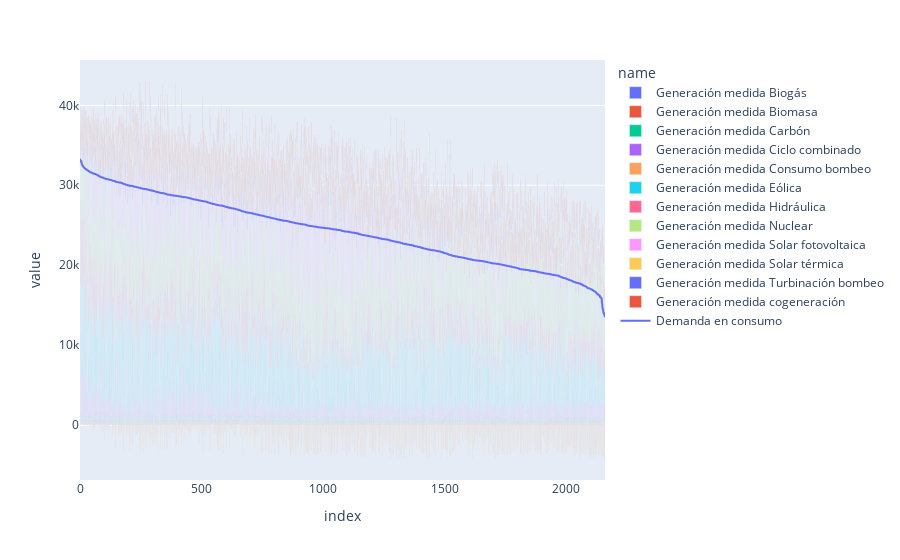

The notebook cell this image was saved under:
### Code cell
fig=px.bar(generacion_df)
fig.add_traces(list(px.line(demanda_df).select_traces()))
fig.show()

### Figure 1 — Plotly figure (JSON) as saved in the notebook; plotly's stock layout.template omitted (floating-point values rounded to 4 significant figures; data arrays with more than 128 entries replaced by an {"elided": "..."} marker saying what was removed)
{"data": [{"alignmentgroup": "True", "hovertemplate": "name=Generación medida Biogás<br>index=%{x}<br>value=%{y}<extra></extra>", "legendgroup": "Generación medida Biogás", "marker": {"color": "#636efa", "pattern": {"shape": ""}}, "name": "Generación medida Biogás", "offsetgroup": "Generación medida Biogás", "orientation": "v", "showlegend": true, "textposition": "auto", "type": "bar", "x": {"elided": "2159 int values"}, "xaxis": "x", "y": {"elided": "2159 float values"}, "yaxis": "y"}, {"alignmentgroup": "True", "hovertemplate": "name=Generación medida Biomasa<br>index=%{x}<br>value=%{y}<extra></extra>", "legendgroup": "Generación medida Biomasa", "marker": {"color": "#EF553B", "pattern": {"shape": ""}}, "name": "Generación medida Biomasa", "offsetgroup": "Generación medida Biomasa", "orientation": "v", "showlegend": true, "textposition": "auto", "type": "bar", "x": {"elided": "2159 int values"}, "xaxis": "x", "y": {"elided": "2159 float values"}, "yaxis": "y"}, {"alignmentgroup": "True", "hovertemplate": "name=Generación medida Carbón<br>index=%{x}<br>value=%{y}<extra></extra>", "legendgroup": "Generación medida Carbón", "marker": {"color": "#00cc96", "pattern": {"shape": ""}}, "name": "Generación medida Carbón", "offsetgroup": "Generación medida Carbón", "orientation": "v", "showlegend": true, "textposition": "auto", "type": "bar", "x": {"elided": "2159 int values"}, "xaxis": "x", "y": {"elided": "2159 float values"}, "yaxis": "y"}, {"alignmentgroup": "True", "hovertemplate": "name=Generación medida Ciclo combinado<br>index=%{x}<br>value=%{y}<extra></extra>", "legendgroup": "Generación medida Ciclo combinado", "marker": {"color": "#ab63fa", "pattern": {"shape": ""}}, "name": "Generación medida Ciclo combinado", "offsetgroup": "Generación medida Ciclo combinado", "orientation": "v", "showlegend": true, "textposition": "auto", "type": "bar", "x": {"elided": "2159 int values"}, "xaxis": "x", "y": {"elided": "2159 float values"}, "yaxis": "y"}, {"alignmentgroup": "True", "hovertemplate": "name=Generación medida Consumo bombeo<br>index=%{x}<br>value=%{y}<extra></extra>", "legendgroup": "Generación medida Consumo bombeo", "marker": {"color": "#FFA15A", "pattern": {"shape": ""}}, "name": "Generación medida Consumo bombeo", "offsetgroup": "Generación medida Consumo bombeo", "orientation": "v", "showlegend": true, "textposition": "auto", "type": "bar", "x": {"elided": "2159 int values"}, "xaxis": "x", "y": {"elided": "2159 float values"}, "yaxis": "y"}, {"alignmentgroup": "True", "hovertemplate": "name=Generación medida Eólica<br>index=%{x}<br>value=%{y}<extra></extra>", "legendgroup": "Generación medida Eólica", "marker": {"color": "#19d3f3", "pattern": {"shape": ""}}, "name": "Generación medida Eólica", "offsetgroup": "Generación medida Eólica", "orientation": "v", "showlegend": true, "textposition": "auto", "type": "bar", "x": {"elided": "2159 int values"}, "xaxis": "x", "y": {"elided": "2159 float values"}, "yaxis": "y"}, {"alignmentgroup": "True", "hovertemplate": "name=Generación medida Hidráulica<br>index=%{x}<br>value=%{y}<extra></extra>", "legendgroup": "Generación medida Hidráulica", "marker": {"color": "#FF6692", "pattern": {"shape": ""}}, "name": "Generación medida Hidráulica", "offsetgroup": "Generación medida Hidráulica", "orientation": "v", "showlegend": true, "textposition": "auto", "type": "bar", "x": {"elided": "2159 int values"}, "xaxis": "x", "y": {"elided": "2159 float values"}, "yaxis": "y"}, {"alignmentgroup": "True", "hovertemplate": "name=Generación medida Nuclear<br>index=%{x}<br>value=%{y}<extra></extra>", "legendgroup": "Generación medida Nuclear", "marker": {"color": "#B6E880", "pattern": {"shape": ""}}, "name": "Generación medida Nuclear", "offsetgroup": "Generación medida Nuclear", "orientation": "v", "showlegend": true, "textposition": "auto", "type": "bar", "x": {"elided": "2159 int values"}, "xaxis": "x", "y": {"elided": "2159 float values"}, "yaxis": "y"}, {"alignmentgroup": "True", "hovertemplate": "name=Generación medida Solar fotovoltaica<br>index=%{x}<br>value=%{y}<extra></extra>", "legendgroup": "Generación medida Solar fotovoltaica", "marker": {"color": "#FF97FF", "pattern": {"shape": ""}}, "name": "Generación medida Solar fotovoltaica", "offsetgroup": "Generación medida Solar fotovoltaica", "orientation": "v", "showlegend": true, "textposition": "auto", "type": "bar", "x": {"elided": "2159 int values"}, "xaxis": "x", "y": {"elided": "2159 float values"}, "yaxis": "y"}, {"alignmentgroup": "True", "hovertemplate": "name=Generación medida Solar térmica<br>index=%{x}<br>value=%{y}<extra></extra>", "legendgroup": "Generación medida Solar térmica", "marker": {"color": "#FECB52", "pattern": {"shape": ""}}, "name": "Generación medida Solar térmica", "offsetgroup": "Generación medida Solar térmica", "orientation": "v", "showlegend": true, "textposition": "auto", "type": "bar", "x": {"elided": "2159 int values"}, "xaxis": "x", "y": {"elided": "2159 float values"}, "yaxis": "y"}, {"alignmentgroup": "True", "hovertemplate": "name=Generación medida Turbinación bombeo<br>index=%{x}<br>value=%{y}<extra></extra>", "legendgroup": "Generación medida Turbinación bombeo", "marker": {"color": "#636efa", "pattern": {"shape": ""}}, "name": "Generación medida Turbinación bombeo", "offsetgroup": "Generación medida Turbinación bombeo", "orientation": "v", "showlegend": true, "textposition": "auto", "type": "bar", "x": {"elided": "2159 int values"}, "xaxis": "x", "y": {"elided": "2159 float values"}, "yaxis": "y"}, {"alignmentgroup": "True", "hovertemplate": "name=Generación medida cogeneración<br>index=%{x}<br>value=%{y}<extra></extra>", "legendgroup": "Generación medida cogeneración", "marker": {"color": "#EF553B", "pattern": {"shape": ""}}, "name": "Generación medida cogeneración", "offsetgroup": "Generación medida cogeneración", "orientation": "v", "showlegend": true, "textposition": "auto", "type": "bar", "x": {"elided": "2159 int values"}, "xaxis": "x", "y": {"elided": "2159 float values"}, "yaxis": "y"}, {"hovertemplate": "variable=Demanda en consumo<br>index=%{x}<br>value=%{y}<extra></extra>", "legendgroup": "Demanda en consumo", "line": {"color": "#636efa", "dash": "solid"}, "marker": {"symbol": "circle"}, "mode": "lines", "name": "Demanda en consumo", "showlegend": true, "type": "scattergl", "x": {"elided": "2159 int values"}, "xaxis": "x", "y": {"elided": "2159 float values"}, "yaxis": "y"}], "layout": {"autosize": true, "barmode": "relative", "legend": {"title": {"text": "name"}, "tracegroupgap": 0}, "margin": {"t": 60}, "xaxis": {"anchor": "y", "autorange": true, "domain": [0, 1], "range": [-0.5, 2158.0], "title": {"text": "index"}, "type": "linear"}, "yaxis": {"anchor": "x", "autorange": true, "domain": [0, 1], "range": [-6934.0, 45700.0], "title": {"text": "value"}, "type": "linear"}}}
